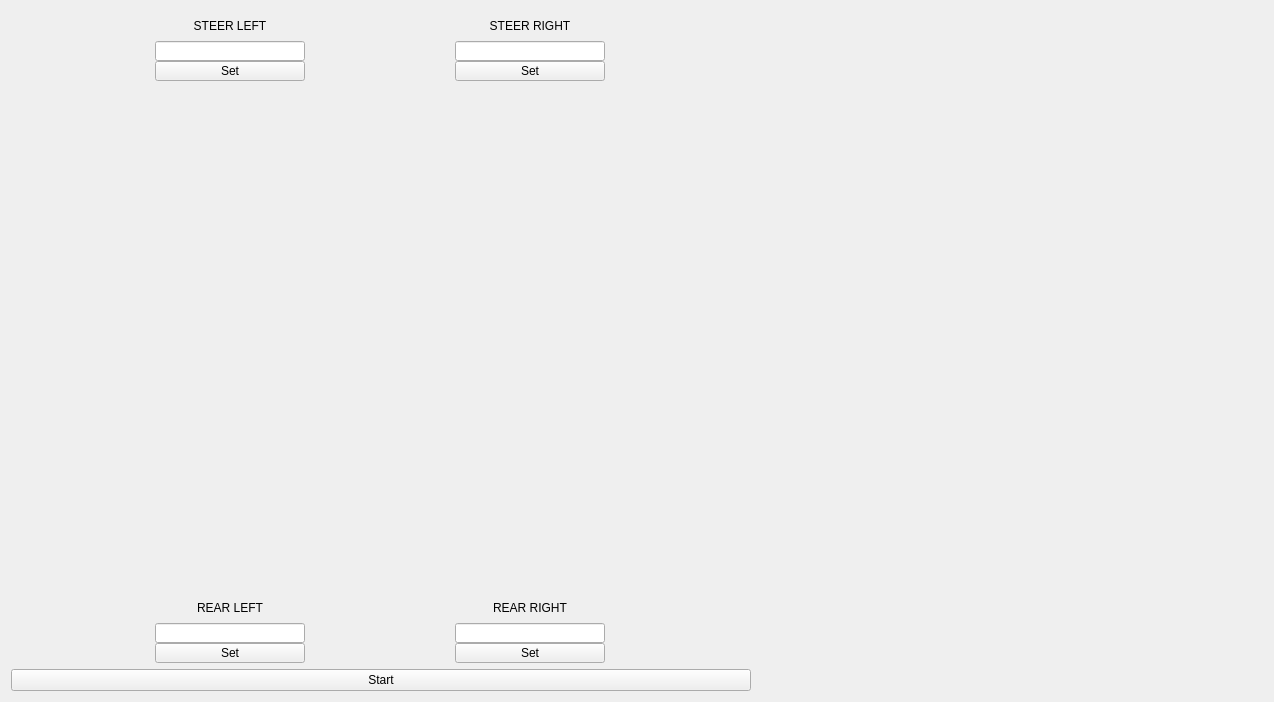
<?xml version="1.0" encoding="UTF-8"?>
<ui version="4.0">
 <class>Form</class>
 <widget class="QWidget" name="Form">
  <property name="geometry">
   <rect>
    <x>0</x>
    <y>0</y>
    <width>1274</width>
    <height>702</height>
   </rect>
  </property>
  <property name="windowTitle">
   <string>Form</string>
  </property>
  <layout class="QHBoxLayout" name="horizontalLayout">
   <item>
    <layout class="QVBoxLayout" name="firstLayout_1">
     <item>
      <layout class="QHBoxLayout" name="horizontalLayout_2">
       <item>
        <layout class="QVBoxLayout" name="SteerLeftLayout">
         <property name="spacing">
          <number>0</number>
         </property>
         <property name="sizeConstraint">
          <enum>QLayout::SetDefaultConstraint</enum>
         </property>
         <item>
          <widget class="QLabel" name="label_2">
           <property name="sizePolicy">
            <sizepolicy hsizetype="Minimum" vsizetype="Preferred">
             <horstretch>0</horstretch>
             <verstretch>0</verstretch>
            </sizepolicy>
           </property>
           <property name="maximumSize">
            <size>
             <width>150</width>
             <height>30</height>
            </size>
           </property>
           <property name="text">
            <string>STEER LEFT</string>
           </property>
           <property name="alignment">
            <set>Qt::AlignCenter</set>
           </property>
          </widget>
         </item>
         <item>
          <widget class="QLineEdit" name="slEdit">
           <property name="sizePolicy">
            <sizepolicy hsizetype="Minimum" vsizetype="Minimum">
             <horstretch>0</horstretch>
             <verstretch>0</verstretch>
            </sizepolicy>
           </property>
           <property name="maximumSize">
            <size>
             <width>150</width>
             <height>20</height>
            </size>
           </property>
           <property name="text">
            <string/>
           </property>
          </widget>
         </item>
         <item>
          <widget class="QPushButton" name="slsetButton">
           <property name="sizePolicy">
            <sizepolicy hsizetype="Minimum" vsizetype="Minimum">
             <horstretch>0</horstretch>
             <verstretch>0</verstretch>
            </sizepolicy>
           </property>
           <property name="maximumSize">
            <size>
             <width>150</width>
             <height>20</height>
            </size>
           </property>
           <property name="text">
            <string>Set</string>
           </property>
          </widget>
         </item>
        </layout>
       </item>
       <item>
        <layout class="QVBoxLayout" name="SteerRightLayout">
         <property name="spacing">
          <number>0</number>
         </property>
         <item>
          <widget class="QLabel" name="label_3">
           <property name="sizePolicy">
            <sizepolicy hsizetype="Preferred" vsizetype="Preferred">
             <horstretch>0</horstretch>
             <verstretch>0</verstretch>
            </sizepolicy>
           </property>
           <property name="maximumSize">
            <size>
             <width>150</width>
             <height>30</height>
            </size>
           </property>
           <property name="text">
            <string>STEER RIGHT</string>
           </property>
           <property name="alignment">
            <set>Qt::AlignCenter</set>
           </property>
          </widget>
         </item>
         <item>
          <widget class="QLineEdit" name="srEdit">
           <property name="sizePolicy">
            <sizepolicy hsizetype="Minimum" vsizetype="Minimum">
             <horstretch>0</horstretch>
             <verstretch>0</verstretch>
            </sizepolicy>
           </property>
           <property name="maximumSize">
            <size>
             <width>150</width>
             <height>20</height>
            </size>
           </property>
          </widget>
         </item>
         <item>
          <widget class="QPushButton" name="srsetButton">
           <property name="sizePolicy">
            <sizepolicy hsizetype="Minimum" vsizetype="Minimum">
             <horstretch>0</horstretch>
             <verstretch>0</verstretch>
            </sizepolicy>
           </property>
           <property name="maximumSize">
            <size>
             <width>150</width>
             <height>20</height>
            </size>
           </property>
           <property name="text">
            <string>Set</string>
           </property>
          </widget>
         </item>
        </layout>
       </item>
      </layout>
     </item>
     <item>
      <layout class="QGridLayout" name="gridLayout">
       <item row="0" column="0">
        <widget class="QLabel" name="veichleLabel">
         <property name="minimumSize">
          <size>
           <width>0</width>
           <height>500</height>
          </size>
         </property>
         <property name="maximumSize">
          <size>
           <width>200</width>
           <height>16777215</height>
          </size>
         </property>
         <property name="text">
          <string/>
         </property>
         <property name="pixmap">
          <pixmap resource="resources.qrc">:/image/vehicle_2-removebg-preview.png</pixmap>
         </property>
         <property name="scaledContents">
          <bool>false</bool>
         </property>
         <property name="alignment">
          <set>Qt::AlignCenter</set>
         </property>
        </widget>
       </item>
      </layout>
     </item>
     <item>
      <layout class="QHBoxLayout" name="horizontalLayout_3">
       <item>
        <layout class="QVBoxLayout" name="RearLeftLayout">
         <property name="spacing">
          <number>0</number>
         </property>
         <item>
          <widget class="QLabel" name="label_4">
           <property name="sizePolicy">
            <sizepolicy hsizetype="Minimum" vsizetype="Minimum">
             <horstretch>0</horstretch>
             <verstretch>0</verstretch>
            </sizepolicy>
           </property>
           <property name="maximumSize">
            <size>
             <width>150</width>
             <height>30</height>
            </size>
           </property>
           <property name="text">
            <string>REAR LEFT</string>
           </property>
           <property name="alignment">
            <set>Qt::AlignCenter</set>
           </property>
          </widget>
         </item>
         <item>
          <widget class="QLineEdit" name="rlEdit">
           <property name="sizePolicy">
            <sizepolicy hsizetype="Minimum" vsizetype="Minimum">
             <horstretch>0</horstretch>
             <verstretch>0</verstretch>
            </sizepolicy>
           </property>
           <property name="maximumSize">
            <size>
             <width>150</width>
             <height>20</height>
            </size>
           </property>
          </widget>
         </item>
         <item>
          <widget class="QPushButton" name="rlsetButton">
           <property name="sizePolicy">
            <sizepolicy hsizetype="Minimum" vsizetype="Minimum">
             <horstretch>0</horstretch>
             <verstretch>0</verstretch>
            </sizepolicy>
           </property>
           <property name="maximumSize">
            <size>
             <width>150</width>
             <height>20</height>
            </size>
           </property>
           <property name="text">
            <string>Set</string>
           </property>
          </widget>
         </item>
        </layout>
       </item>
       <item>
        <layout class="QVBoxLayout" name="RearRightLayout">
         <property name="spacing">
          <number>0</number>
         </property>
         <item>
          <widget class="QLabel" name="label_5">
           <property name="sizePolicy">
            <sizepolicy hsizetype="Minimum" vsizetype="Minimum">
             <horstretch>0</horstretch>
             <verstretch>0</verstretch>
            </sizepolicy>
           </property>
           <property name="maximumSize">
            <size>
             <width>150</width>
             <height>30</height>
            </size>
           </property>
           <property name="text">
            <string>REAR RIGHT</string>
           </property>
           <property name="alignment">
            <set>Qt::AlignCenter</set>
           </property>
          </widget>
         </item>
         <item>
          <widget class="QLineEdit" name="rrEdit">
           <property name="sizePolicy">
            <sizepolicy hsizetype="Minimum" vsizetype="Minimum">
             <horstretch>0</horstretch>
             <verstretch>0</verstretch>
            </sizepolicy>
           </property>
           <property name="maximumSize">
            <size>
             <width>150</width>
             <height>20</height>
            </size>
           </property>
          </widget>
         </item>
         <item>
          <widget class="QPushButton" name="rrsetButton">
           <property name="sizePolicy">
            <sizepolicy hsizetype="Minimum" vsizetype="Minimum">
             <horstretch>0</horstretch>
             <verstretch>0</verstretch>
            </sizepolicy>
           </property>
           <property name="maximumSize">
            <size>
             <width>150</width>
             <height>20</height>
            </size>
           </property>
           <property name="text">
            <string>Set</string>
           </property>
          </widget>
         </item>
        </layout>
       </item>
      </layout>
     </item>
     <item>
      <widget class="QPushButton" name="startButton">
       <property name="text">
        <string>Start</string>
       </property>
      </widget>
     </item>
    </layout>
   </item>
   <item>
    <layout class="QVBoxLayout" name="firstLayout_2">
     <item>
      <layout class="QHBoxLayout" name="figureLayout_1"/>
     </item>
     <item>
      <layout class="QHBoxLayout" name="figureLayout_2"/>
     </item>
     <item>
      <layout class="QHBoxLayout" name="figureLayout_3"/>
     </item>
     <item>
      <layout class="QHBoxLayout" name="figureLayout_4"/>
     </item>
    </layout>
   </item>
   <item>
    <layout class="QVBoxLayout" name="firstLayout_3">
     <item>
      <layout class="QHBoxLayout" name="spectrogramLayout_1">
       <item>
        <widget class="QLabel" name="spectrogramLabel_1">
         <property name="sizePolicy">
          <sizepolicy hsizetype="Expanding" vsizetype="Expanding">
           <horstretch>0</horstretch>
           <verstretch>0</verstretch>
          </sizepolicy>
         </property>
         <property name="minimumSize">
          <size>
           <width>150</width>
           <height>150</height>
          </size>
         </property>
         <property name="maximumSize">
          <size>
           <width>200</width>
           <height>200</height>
          </size>
         </property>
         <property name="focusPolicy">
          <enum>Qt::NoFocus</enum>
         </property>
         <property name="text">
          <string/>
         </property>
         <property name="pixmap">
          <pixmap resource="resources.qrc">:/image/merged_img_0.png</pixmap>
         </property>
         <property name="scaledContents">
          <bool>true</bool>
         </property>
        </widget>
       </item>
      </layout>
     </item>
     <item>
      <layout class="QHBoxLayout" name="spectrogramLayout_2">
       <item>
        <widget class="QLabel" name="spectrogramLabel_2">
         <property name="sizePolicy">
          <sizepolicy hsizetype="Preferred" vsizetype="Preferred">
           <horstretch>0</horstretch>
           <verstretch>0</verstretch>
          </sizepolicy>
         </property>
         <property name="minimumSize">
          <size>
           <width>150</width>
           <height>150</height>
          </size>
         </property>
         <property name="maximumSize">
          <size>
           <width>200</width>
           <height>200</height>
          </size>
         </property>
         <property name="text">
          <string/>
         </property>
         <property name="pixmap">
          <pixmap resource="resources.qrc">:/image/merged_img_1.png</pixmap>
         </property>
         <property name="scaledContents">
          <bool>true</bool>
         </property>
        </widget>
       </item>
      </layout>
     </item>
     <item>
      <layout class="QHBoxLayout" name="spectrogramLayout_3">
       <item>
        <widget class="QLabel" name="spectrogramLabel_3">
         <property name="minimumSize">
          <size>
           <width>150</width>
           <height>150</height>
          </size>
         </property>
         <property name="maximumSize">
          <size>
           <width>200</width>
           <height>200</height>
          </size>
         </property>
         <property name="text">
          <string/>
         </property>
         <property name="pixmap">
          <pixmap resource="resources.qrc">:/image/merged_img_2.png</pixmap>
         </property>
         <property name="scaledContents">
          <bool>true</bool>
         </property>
        </widget>
       </item>
      </layout>
     </item>
     <item>
      <layout class="QHBoxLayout" name="spectrogramLayout_4">
       <item>
        <widget class="QLabel" name="spectrogramLabel_4">
         <property name="sizePolicy">
          <sizepolicy hsizetype="Preferred" vsizetype="Preferred">
           <horstretch>0</horstretch>
           <verstretch>0</verstretch>
          </sizepolicy>
         </property>
         <property name="minimumSize">
          <size>
           <width>150</width>
           <height>150</height>
          </size>
         </property>
         <property name="maximumSize">
          <size>
           <width>200</width>
           <height>200</height>
          </size>
         </property>
         <property name="sizeIncrement">
          <size>
           <width>0</width>
           <height>0</height>
          </size>
         </property>
         <property name="text">
          <string/>
         </property>
         <property name="pixmap">
          <pixmap resource="resources.qrc">:/image/merged_img_3.png</pixmap>
         </property>
         <property name="scaledContents">
          <bool>true</bool>
         </property>
         <property name="alignment">
          <set>Qt::AlignLeading|Qt::AlignLeft|Qt::AlignVCenter</set>
         </property>
        </widget>
       </item>
      </layout>
     </item>
    </layout>
   </item>
   <item>
    <layout class="QVBoxLayout" name="firstLayout_4">
     <item>
      <spacer name="verticalSpacer">
       <property name="orientation">
        <enum>Qt::Vertical</enum>
       </property>
       <property name="sizeHint" stdset="0">
        <size>
         <width>20</width>
         <height>40</height>
        </size>
       </property>
      </spacer>
     </item>
     <item>
      <layout class="QHBoxLayout" name="horizontalLayout_5">
       <item>
        <widget class="QLabel" name="concatedspectrogramLabel">
         <property name="minimumSize">
          <size>
           <width>300</width>
           <height>300</height>
          </size>
         </property>
         <property name="text">
          <string/>
         </property>
         <property name="pixmap">
          <pixmap resource="resources.qrc">:/image/concated_img_0.png</pixmap>
         </property>
         <property name="scaledContents">
          <bool>true</bool>
         </property>
        </widget>
       </item>
      </layout>
     </item>
     <item>
      <layout class="QHBoxLayout" name="horizontalLayout_4">
       <property name="spacing">
        <number>0</number>
       </property>
       <item>
        <widget class="QLabel" name="resultLabel">
         <property name="enabled">
          <bool>true</bool>
         </property>
         <property name="maximumSize">
          <size>
           <width>150</width>
           <height>20</height>
          </size>
         </property>
         <property name="sizeIncrement">
          <size>
           <width>0</width>
           <height>0</height>
          </size>
         </property>
         <property name="font">
          <font>
           <family>나눔고딕 ExtraBold</family>
           <pointsize>18</pointsize>
           <bold>true</bold>
          </font>
         </property>
         <property name="layoutDirection">
          <enum>Qt::LeftToRight</enum>
         </property>
         <property name="lineWidth">
          <number>0</number>
         </property>
         <property name="text">
          <string/>
         </property>
         <property name="alignment">
          <set>Qt::AlignCenter</set>
         </property>
        </widget>
       </item>
      </layout>
     </item>
     <item>
      <spacer name="verticalSpacer_2">
       <property name="orientation">
        <enum>Qt::Vertical</enum>
       </property>
       <property name="sizeHint" stdset="0">
        <size>
         <width>20</width>
         <height>40</height>
        </size>
       </property>
      </spacer>
     </item>
    </layout>
   </item>
  </layout>
 </widget>
 <resources>
  <include location="resources.qrc"/>
 </resources>
 <connections/>
</ui>
